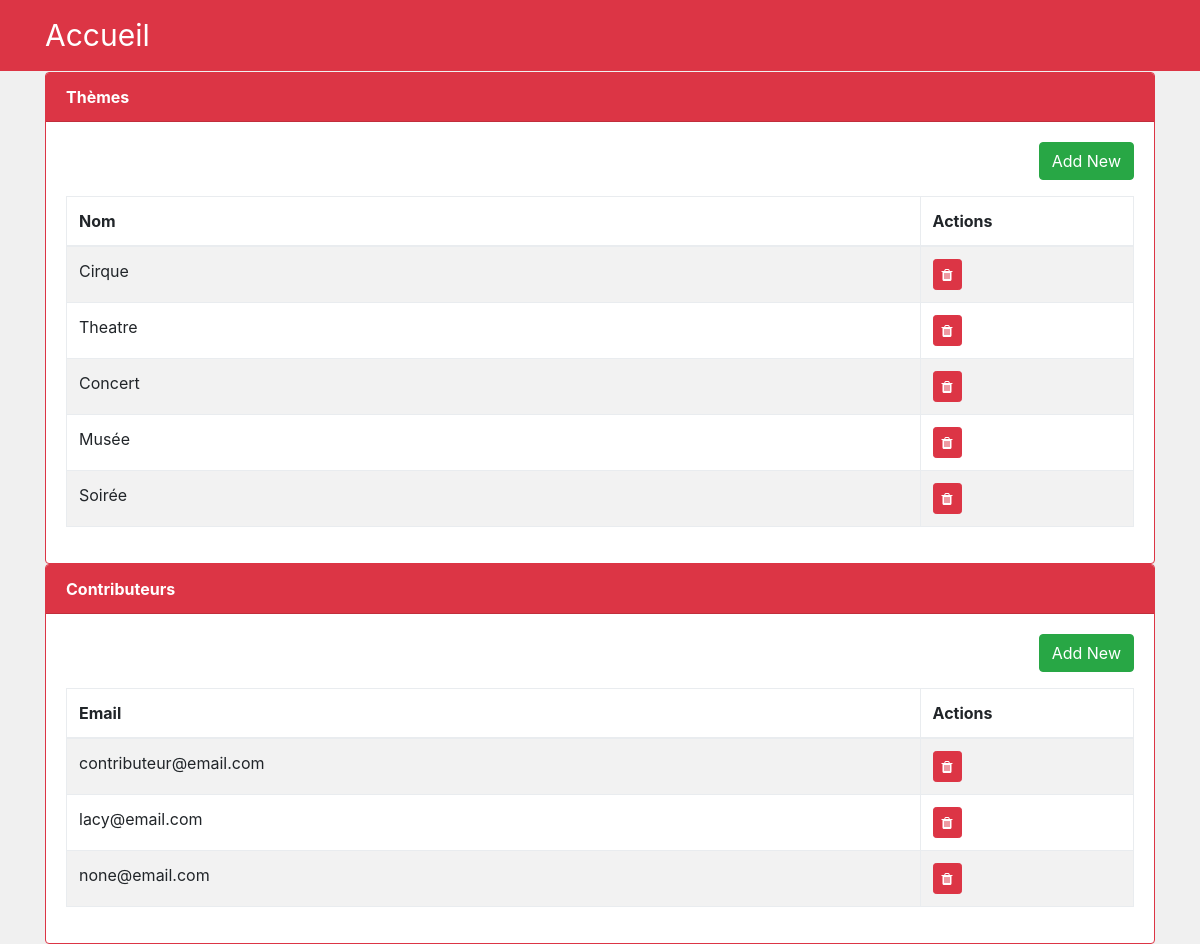
The app's page /gerer/gerer_ad.php with its own data.
### tables this page shows
CREATE TABLE `theme` (
  `idTheme` int(5) NOT NULL,
  `emailA` varchar(50) NOT NULL,
  `nom` varchar(50) DEFAULT NULL
);

CREATE TABLE `contributeur` (
  `emailC` varchar(50) NOT NULL
);

### gerer/gerer_ad.php (the view, shortened to what this page needs)
<?php
include "inc/db.php";
$sql = "SELECT * FROM theme";
$run_query = mysqli_query($con,$sql);
mysqli_num_rows($run_query);
?>
<!DOCTYPE html>
<html>
<body>
	<?php include("inc/header.php") ?>
	<div class="container">
		<div class="card border-danger">
			<div class="card-header bg-danger text-white">
				<strong>Thèmes</strong>
			</div>
			<div class="card-body">
				<div class="row">
					<div class="col-md-12">
						<a href="create_ad.php" class="btn btn-success float-right mb-3">Add New</a>
					</div>
				</div>
				<table class="table table-bordered table-striped">
					<thead>
						<tr>
							<th>Nom</th>
							<th style="width: 20%;">Actions</th>
						</tr>
					</thead>
					<tbody>
						<?php while($theme = mysqli_fetch_array($run_query)){ ?>
							<tr>
								<td><?= $theme['nom'] ?></td>
								<td>
									<a href="delete_ad.php?id=<?=$theme['idTheme']?>" class="btn btn-sm btn-danger" ><i class="fa fa-trash"></i></a>
								</td>
							</tr>
						<?php } ?>
					</tbody>
				</table>
			</div>
		</div>
	</div>
	<?php
	$sql = "SELECT * FROM contributeur";
	$run_query = mysqli_query($con,$sql);
	mysqli_num_rows($run_query);
	?>
	<div class="container">
		<div class="card border-danger">
			<div class="card-header bg-danger text-white">
				<strong>Contributeurs</strong>
			</div>
			<div class="card-body">
				<div class="row">
					<div class="col-md-12">
						<a href="create_ad_cont.php" class="btn btn-success float-right mb-3">Add New</a>
					</div>
				</div>
				<table class="table table-bordered table-striped">
					<thead>
						<tr>
							<th>Email</th>
							<th style="width: 20%;">Actions</th>
						</tr>
					</thead>
					<tbody>
						<?php while($cont = mysqli_fetch_array($run_query)){ ?>
							<tr>
								<td><?= $cont['emailC'] ?></td>
								<td>
									<a href="delete_ad_cont.php?id=<?=$cont['emailC']?>" class="btn btn-sm btn-danger" ><i class="fa fa-trash"></i></a>
								</td>
							</tr>
						<?php } ?>
					</tbody>
				</table>
			</div>
		</div>
	</div>
</body>
</html>

### css/style.css (style rules this page uses)
body { background-color: #F0F0F0; position: relative; }

### records on screen
theme: nom "Cirque"
theme: nom "Theatre"
theme: nom "Concert"
theme: nom "Musée"
theme: nom "Soirée"
contributeur: emailC "contributeur@email.com"
contributeur: emailC "lacy@email.com"
contributeur: emailC "none@email.com"
